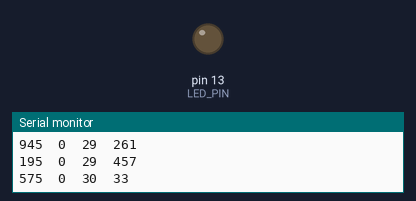
Bench run of a sketch on a simulated Arduino Uno, built with avr-gcc and run on an emulated ATmega328P. Shown: output pins drawn as LEDs (lit = HIGH), the last lines printed to the serial monitor. Random numbers use the default seed unless the sketch sets one; no radio packets arrive unless stated; pins used as bus, display or sensor lines are not drawn.

Above: at 30.1 s.
At 60.6 s:
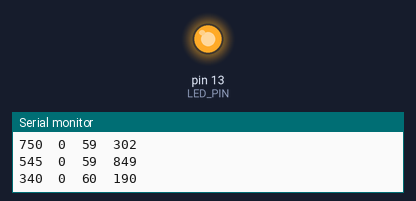
Timing chart, 0 to 78.1 s (numbered marks = the images above):
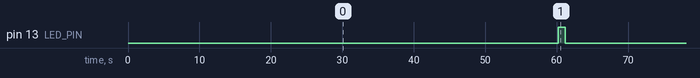

Measured:
- by itself, pin 13 (LED_PIN): alternates HIGH for 1.0 s and LOW for 59.1 s

The sketch:

tx.ino
```cpp
#include <SPI.h>
#include <RH_RF69.h>
#include <RHReliableDatagram.h>
#include <math.h>
#include <stdlib.h>
#include <stdio.h>
#include "shared.h"

#define DEST_ADDRESS   1
#define MY_ADDRESS     2
#define PACKET_PERIOD (1000ul * 60ul * 5ul)
#define QUEUE_SIZE_MAX 20

struct Queue {
    Packet data[QUEUE_SIZE_MAX];
    uint8_t head = 0;
    uint8_t size = 0;

    void push(Packet packet) {
        if (size < QUEUE_SIZE_MAX - 1) {
            data[(head + size) % QUEUE_SIZE_MAX] = packet;
            size++;
        }
    }

    Packet front() {
        return data[head];
    }

    Packet pop() {
        if (size > 0) {
            uint8_t old_head = head;
            head = (head + 1) % QUEUE_SIZE_MAX;
            size--;

            return data[old_head];
        }
    }
};

RH_RF69 rf69(RFM69_CS, RFM69_INT);
RHReliableDatagram rf69_manager(rf69, MY_ADDRESS);

uint32_t sensor_wakeup_time = 0;
int16_t packet_number = 0;
uint32_t total_sleep_time = 0;
char reading[5];
Queue packet_queue;

uint32_t start_time = millis();
uint8_t tx_time = 0;

void setup()
{
    pinMode(LED_PIN, OUTPUT);

    Serial.begin(115200);

    // Uncomment this to start running only after serial monitor is open
//    while (!Serial) {
//        delay(1);
//    }
    pinMode(2, OUTPUT); // set up for the sensor voltage
    pinMode(RFM69_RST, OUTPUT);
    digitalWrite(RFM69_RST, LOW);

    // reset radio
    // NOTE: is this needed?
    digitalWrite(RFM69_RST, HIGH);
    delay(10);
    digitalWrite(RFM69_RST, LOW);
    delay(10);

    if (!rf69_manager.init()) {
        while (true) {
            delay(1);
            Serial.println("RFM69 radio init failed");
        }
    }

    // Defaults after init are 434.0MHz, modulation GFSK_Rb250Fd250, +13dbM (for low power module)
    // No encryption
    if (!rf69.setFrequency(RF69_FREQ)) {
        while (true) {
            delay(1);
            Serial.println("setFrequency failed");
        }
    }

    // If you are using a high power RF69 eg RFM69HW, you *must* set a Tx power with the
    // ishighpowermodule flag set like this:
    // power range is 14-20, 2nd arg must be true for 69HCW
    rf69.setTxPower(20, true);

    // The encryption key has to be the same as the one in the server
    uint8_t key[] = { 0x01, 0x02, 0x03, 0x04, 0x05, 0x06, 0x07, 0x08, 0x01, 0x02, 0x03, 0x04, 0x05, 0x06, 0x07, 0x08};
    rf69.setEncryptionKey(key);

    rf69_manager.setRetries(0);
    rf69_manager.setTimeout(20);

    Serial.print("RFM69 radio @");
    Serial.print((int)RF69_FREQ);  Serial.println(" MHz");
    sensor_wakeup_time = millis();

    Packet new_packet = {
        .reading = read_temp(),
        .age = 0,
        .number = packet_number,
    };
    packet_queue.push(new_packet);
    packet_number++;
}

float read_temp(void){
    float v_out;
    float temp;
    digitalWrite(A0, LOW);
    // NOTE: can pull up specific pin instead of using 3V pin, probably the way to go
    digitalWrite(2, HIGH);
    delay(2);
    v_out = analogRead(A0);
    digitalWrite(2, LOW);
    // NOTE: this is the original value, assume it comes from (5.0v / 1023), which is ADC to volts conversion
    // v_out *= .0048;
    // 3.3v / 1023 = 0.0032
    v_out *= .0032;
    v_out *= 1000;
    temp = 0.0512 * v_out - 20.5128;
    return temp;
}

void loop() {
    bool tx_result = false;
    uint32_t sleep_time = expovariate(400.0f);
    sleep_time = convert_to_sleepydog_time(sleep_time);

    if (millis() - sensor_wakeup_time >= PACKET_PERIOD) {
        if (packet_queue.size < QUEUE_SIZE_MAX) {
            Packet new_packet = {
                .reading = read_temp(),
                .age = 0,
                .number = packet_number,
            };
            packet_queue.push(new_packet);

            Serial.print("Packet created: ");
            Serial.println(packet_number);
            packet_number++;
        } else {
            Serial.println("Queue full");
        }
        sensor_wakeup_time = millis();
    }

    rf69.sleep();
    delay(sleep_time);
    total_sleep_time += sleep_time;

    uint32_t send_tx = millis();
    tx_time = 0;
    rf69.setModeIdle();

    if (packet_queue.size > 0) {
        for (size_t i = 0; i < QUEUE_SIZE_MAX; i++) {
            // TODO: need to add awake time as well
            packet_queue.data[i].age += sleep_time;
        }
        start_time = millis();
        Packet packet = packet_queue.front();

        // Transmit
        tx_result = rf69_manager.sendtoWait((uint8_t *) &packet, sizeof(Packet), DEST_ADDRESS);

        tx_time = millis() - start_time;
    }


    uint32_t total_time = millis();
    uint32_t total_time_ms = total_time % 1000;
    total_time = total_time / 1000;

    if (tx_result) {
        Serial.println("Send success");
    }

    Serial.print(sleep_time);
    Serial.print("  ");
    Serial.print(tx_time);
    Serial.print("  ");
    Serial.print(total_time);
    Serial.print("  ");
    Serial.print(total_time_ms);

    if (tx_result) {
        tx_result = false;

        Packet popped = packet_queue.pop();

        total_time = millis();

        Serial.print("  ");
        Serial.print("|packet-stuff ");
        Serial.print(popped.age);
        Serial.print("  ");
        Serial.print(popped.number);
        Serial.print("  ");
        Serial.print(popped.reading);
    }

    Serial.println("");

    blink_led_periodically();
}
```

shared.h
```cpp
#define RF69_FREQ 434.0
#define RFM69_CS      8
#define RFM69_INT     7
#define RFM69_RST     4

#define LED_PIN 13
#define LED_PERIOD (60ul * 1000ul)

struct Packet {
    float reading;
    uint32_t age;
    uint16_t number;
};

float expovariate(float rate) {
    float k = -((float) random(0, RAND_MAX) / (RAND_MAX + 1));
    return -log(1.0f - k) / (1 / rate);
}

uint32_t convert_to_sleepydog_time(uint32_t time) {
    uint32_t remainder = time;
    remainder = remainder % 250;
    remainder = remainder % 15;
    uint32_t sleepydog_time = time - remainder;
    if (sleepydog_time < 15) {
        sleepydog_time = 15;
    }
    return sleepydog_time;
}

void blink_led_periodically() {
    static uint32_t prev_time = 0;

    uint32_t current_time = millis();

    if (current_time - prev_time > LED_PERIOD) {
        prev_time = current_time;
        digitalWrite(LED_PIN, HIGH);
        delay(1000);
        digitalWrite(LED_PIN, LOW);
    }
}
```
